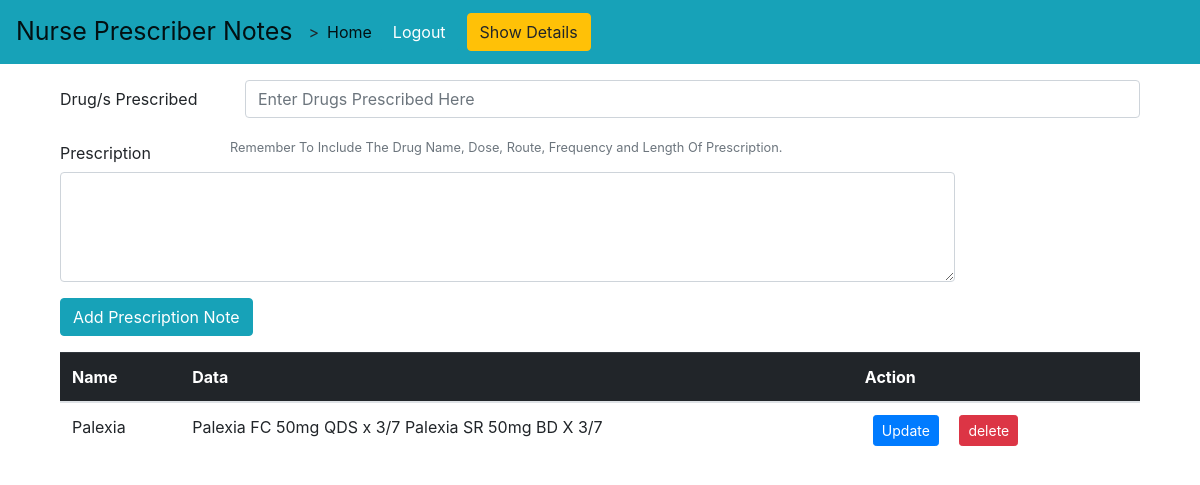
Page / (signed in) on the committed database.
### website/models.py (models this page shows)
class Note(db.Model):
    id = db.Column(db.Integer, primary_key = True)
    title = db.Column(db.String(5000))
    text = db.Column(db.String(5000))
    time = db.Column(db.DateTime(timezone=True), default=func.now())
    user_id = db.Column(db.Integer,db.ForeignKey("user.id"))

### website/views.py (the view, shortened to what this page needs)
@views.route('/',methods=['GET','POST'])
@login_required
def home():
    return render_template("index.html",user=current_user)

### website/__init__.py (called while the page is built)
def create_app():
    app = Flask(__name__)
    app.config['SECRET_KEY']="I am the secret key"
    app.config['SQLALCHEMY_DATABASE_URI'] = f'sqlite:///{DB_NAME}'
    app.config['SQLALCHEMY_TRACK_MODIFICATIONS'] = True
    db.init_app(app)
    from .views import views
    from .auth import auth
    app.register_blueprint(views,url_prefix="/")
    app.register_blueprint(auth,url_prefix="/")
    from .models import User, Note
    create_db(app)
    login_manager=LoginManager()
    login_manager.login_view = 'auth.login'
    login_manager.init_app(app)
    @login_manager.user_loader
    def load_user(id):
        return User.query.get(int(id))
    return app

### website/templates/index.html (shortened to what this page needs)
{% extends 'base.html' %}
{% block deleteAcc %}
<div class="form-inline mx-2 my-lg-0 ">
    <a href="/details/{{user.id}}" class="btn btn-warning my-2 my-sm-0" type="button" id="logout">Show Details</a>
</div>
{% endblock deleteAcc %}
{% block content %}
<div class="container mt-3">
    <form action="/" method="post">
        <div class="form-group row">
            <label for="staticEmail" class="col-sm-2 col-form-label">Drug/s Prescribed</label>
            <div class="col-sm-10">
                <input type="text" class="form-control" name="title" id="formGroupExampleInput" placeholder="Enter Drugs Prescribed Here">
            </div>
        </div>
        <div class="form-group row">
            <label for="note-desc" class="col-sm-2 col-form-label">Prescription</label>
            <small id="prescriptionHelpBlock" class="form-text text-muted">
                Remember To Include The Drug Name, Dose, Route, Frequency and Length Of Prescription.
            </small>
            <div class="col-sm-10">
                <textarea class="form-control" rows="4" name="note"></textarea>
            </div>
        </div>
        <button type="submit" class="btn btn-info">Add Prescription Note</button>
    </form>
</div>
<div class="container mt-3">
    <table class="table">
        {% if user.notes|length ==0  %}
        <div class="alert alert-primary" role="alert">
            There Is No Prescription Note, ADD Your First Prescription Note Now!!
        </div>
        {% else %}
        <thead class="table-dark">
            <tr>
                <th scope="col">Name</th>
                <th scope="col">Data</th>
                <th scope="col">Action</th>
            </tr>
        </thead>
        <tbody>
            {% for note in user.notes %}
            <tr>
                <td>{{note.title}}</td>
                <td>{{note.text}}</td>
                <td>
                    <a href="/update/{{note.id}}" type="button" class="btn btn-primary btn-sm mx-2">
                        Update
                    </a></button>
                    <a href="/delete/{{note.id}}" type="button" class="btn btn-danger btn-sm mx-2">delete</a></button>
                </td>
            </tr>
            {% endfor %}
            {% endif %}
        </tbody>
    </table>
</div>
{% endblock content %}

### rows in the picture
Note: title "Palexia", text "Palexia FC 50mg QDS x 3/7 Palexia SR 50mg BD X 3/7"
